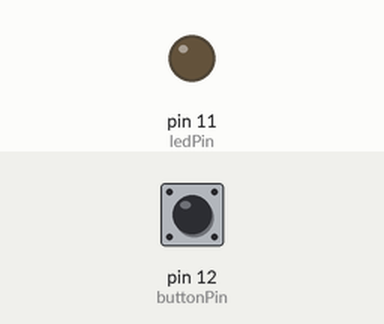
The program below on a simulated Raspberry Pi (header pin numbers). Parts: output pins drawn as LEDs (lit = HIGH). The test bench sets the inputs (shaded band); at power-on: pin 12 (buttonPin) HIGH. What the program prints to the terminal is not drawn.

Above: at 1.2 s.
1.3 s: pin 12 (buttonPin) pulled LOW for 0.15 s
At 1.37 s:
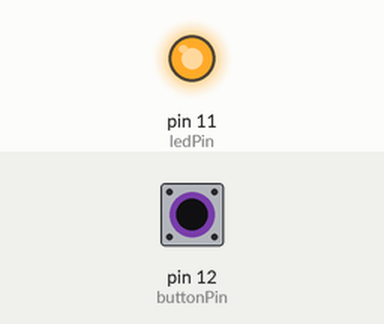
2.9 s: pin 12 (buttonPin) pulled LOW for 3.2 s
At 6.4 s:
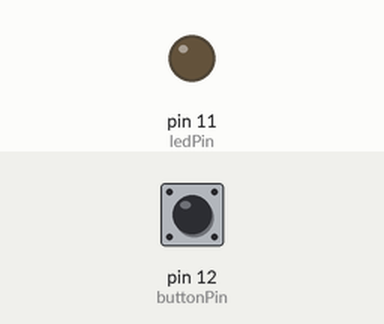
Timing chart, 0 to 7.9 s (numbered marks = the images above; inputs shaded):
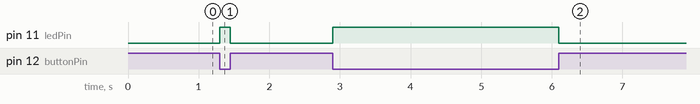

The program:

02.1.1_ButtonLED.py
```python
import RPi.GPIO as GPIO

#Define ledPin
ledPin = 11
#Define buttonPin
buttonPin = 12

def setup():
    #Use PHYSICAL GPIO Numbering
    GPIO.setmode(GPIO.BOARD)
    #Set ledPin to OUTPUT mode
    GPIO.setup(ledPin, GPIO.OUT)
    #Set buttonPin to PULL UP INPUT mode
    GPIO.setup(buttonPin, GPIO.IN, pull_up_down=GPIO.PUD_UP)

def loop():
    while True:
        #If button is pressed
        if GPIO.input(buttonPin) == GPIO.LOW:
            #Turn on LED
            GPIO.output(ledPin, GPIO.HIGH)
            #Print information on terminal
            print("LED turned on >>>")
        #If button is released
        else:
            #Turn off LED
            GPIO.output(ledPin, GPIO.LOW)
            #Turn off LED
            print("LED turned off <<<")

def destroy():
    #Release GPIO resource
    GPIO.cleanup()

#Program entrance
if __name__ == "__main__":
    print("Program is starting...")
    setup()
    try:
        loop()
    #Press ctrl-c to end the program
    except KeyboardInterrupt:
        destroy()
```

Measured:
- after the input at 1.3 s, pin 11 (ledPin): LOW → HIGH at once, → LOW 0.15 s later
- after the input at 2.9 s, pin 11 (ledPin): LOW → HIGH at once, → LOW 3.2 s later
